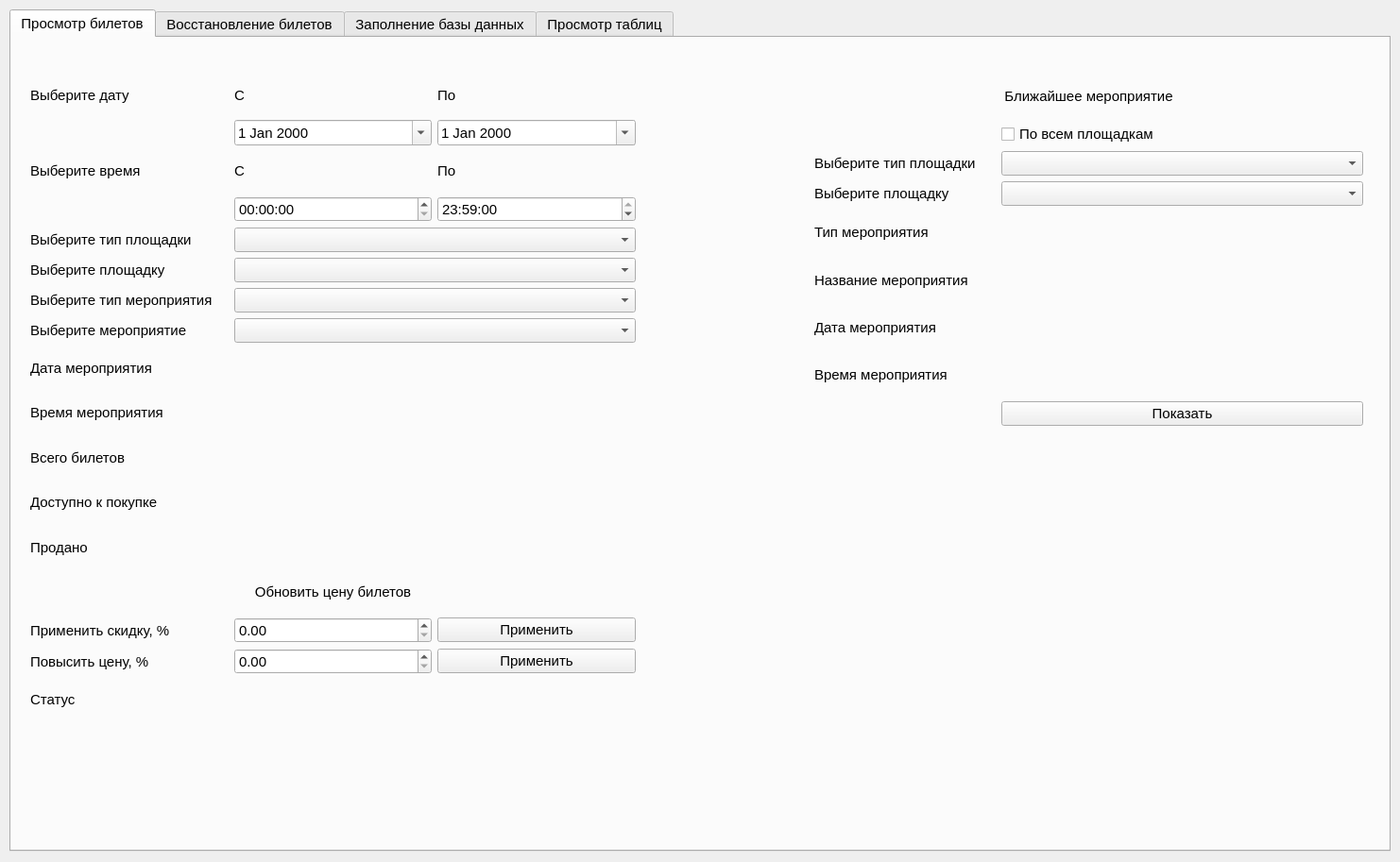
<?xml version="1.0" encoding="UTF-8"?>
<ui version="4.0">
 <class>MainWindow</class>
 <widget class="QMainWindow" name="MainWindow">
  <property name="geometry">
   <rect>
    <x>0</x>
    <y>0</y>
    <width>1482</width>
    <height>913</height>
   </rect>
  </property>
  <property name="minimumSize">
   <size>
    <width>1482</width>
    <height>872</height>
   </size>
  </property>
  <property name="windowTitle">
   <string>Билетное Агенство &quot;Кузница&quot;</string>
  </property>
  <widget class="QWidget" name="centralwidget">
   <widget class="QTabWidget" name="toolsChoice">
    <property name="geometry">
     <rect>
      <x>10</x>
      <y>10</y>
      <width>1462</width>
      <height>892</height>
     </rect>
    </property>
    <property name="font">
     <font>
      <pointsize>11</pointsize>
     </font>
    </property>
    <property name="currentIndex">
     <number>0</number>
    </property>
    <widget class="QWidget" name="ticketsViewTool">
     <attribute name="title">
      <string>Просмотр билетов</string>
     </attribute>
     <widget class="QWidget" name="gridLayoutWidget">
      <property name="geometry">
       <rect>
        <x>20</x>
        <y>40</y>
        <width>641</width>
        <height>681</height>
       </rect>
      </property>
      <layout class="QGridLayout" name="eventChooser">
       <item row="2" column="0">
        <widget class="QLabel" name="label_10">
         <property name="font">
          <font>
           <pointsize>11</pointsize>
          </font>
         </property>
         <property name="text">
          <string>Выберите время</string>
         </property>
        </widget>
       </item>
       <item row="6" column="1" colspan="2">
        <widget class="QComboBox" name="eventTypeChoice">
         <property name="font">
          <font>
           <pointsize>11</pointsize>
          </font>
         </property>
        </widget>
       </item>
       <item row="8" column="1" colspan="2">
        <widget class="QLabel" name="eventDate">
         <property name="font">
          <font>
           <pointsize>11</pointsize>
          </font>
         </property>
         <property name="text">
          <string/>
         </property>
        </widget>
       </item>
       <item row="10" column="1" colspan="2">
        <widget class="QLabel" name="allTicketsCount">
         <property name="font">
          <font>
           <pointsize>11</pointsize>
          </font>
         </property>
         <property name="text">
          <string/>
         </property>
        </widget>
       </item>
       <item row="7" column="0">
        <widget class="QLabel" name="label">
         <property name="font">
          <font>
           <pointsize>11</pointsize>
          </font>
         </property>
         <property name="text">
          <string>Выберите мероприятие</string>
         </property>
        </widget>
       </item>
       <item row="15" column="2">
        <widget class="QPushButton" name="priceIncreaseButton">
         <property name="text">
          <string>Применить</string>
         </property>
        </widget>
       </item>
       <item row="2" column="1">
        <widget class="QLabel" name="label_11">
         <property name="font">
          <font>
           <pointsize>11</pointsize>
          </font>
         </property>
         <property name="text">
          <string>С</string>
         </property>
        </widget>
       </item>
       <item row="6" column="0">
        <widget class="QLabel" name="label_14">
         <property name="font">
          <font>
           <pointsize>11</pointsize>
          </font>
         </property>
         <property name="text">
          <string>Выберите тип мероприятия</string>
         </property>
        </widget>
       </item>
       <item row="0" column="2">
        <widget class="QLabel" name="label_16">
         <property name="font">
          <font>
           <pointsize>11</pointsize>
          </font>
         </property>
         <property name="text">
          <string>По</string>
         </property>
        </widget>
       </item>
       <item row="13" column="0" colspan="3">
        <widget class="QLabel" name="label_43">
         <property name="font">
          <font>
           <pointsize>11</pointsize>
          </font>
         </property>
         <property name="text">
          <string>Обновить цену билетов</string>
         </property>
         <property name="alignment">
          <set>Qt::AlignCenter</set>
         </property>
        </widget>
       </item>
       <item row="9" column="1" colspan="2">
        <widget class="QLabel" name="eventTime">
         <property name="font">
          <font>
           <pointsize>11</pointsize>
          </font>
         </property>
         <property name="text">
          <string/>
         </property>
        </widget>
       </item>
       <item row="3" column="1">
        <widget class="QTimeEdit" name="timeFrom">
         <property name="font">
          <font>
           <pointsize>11</pointsize>
          </font>
         </property>
         <property name="keyboardTracking">
          <bool>false</bool>
         </property>
         <property name="currentSection">
          <enum>QDateTimeEdit::MinuteSection</enum>
         </property>
         <property name="calendarPopup">
          <bool>false</bool>
         </property>
        </widget>
       </item>
       <item row="4" column="1" colspan="2">
        <widget class="QComboBox" name="eventSiteTypeChoice">
         <property name="font">
          <font>
           <pointsize>11</pointsize>
          </font>
         </property>
        </widget>
       </item>
       <item row="1" column="1">
        <widget class="QDateEdit" name="dateFrom">
         <property name="font">
          <font>
           <pointsize>11</pointsize>
          </font>
         </property>
         <property name="alignment">
          <set>Qt::AlignJustify|Qt::AlignVCenter</set>
         </property>
         <property name="calendarPopup">
          <bool>true</bool>
         </property>
         <property name="currentSectionIndex">
          <number>0</number>
         </property>
        </widget>
       </item>
       <item row="8" column="0">
        <widget class="QLabel" name="label_18">
         <property name="font">
          <font>
           <pointsize>11</pointsize>
          </font>
         </property>
         <property name="text">
          <string>Дата мероприятия</string>
         </property>
        </widget>
       </item>
       <item row="14" column="1">
        <widget class="QDoubleSpinBox" name="discountPercentage">
         <property name="font">
          <font>
           <pointsize>11</pointsize>
          </font>
         </property>
         <property name="maximum">
          <double>1000.990000000000009</double>
         </property>
         <property name="singleStep">
          <double>0.500000000000000</double>
         </property>
        </widget>
       </item>
       <item row="15" column="1">
        <widget class="QDoubleSpinBox" name="increasePercentage">
         <property name="maximum">
          <double>1000.990000000000009</double>
         </property>
         <property name="singleStep">
          <double>0.500000000000000</double>
         </property>
        </widget>
       </item>
       <item row="4" column="0">
        <widget class="QLabel" name="label_17">
         <property name="font">
          <font>
           <pointsize>11</pointsize>
          </font>
         </property>
         <property name="text">
          <string>Выберите тип площадки</string>
         </property>
        </widget>
       </item>
       <item row="2" column="2">
        <widget class="QLabel" name="label_12">
         <property name="font">
          <font>
           <pointsize>11</pointsize>
          </font>
         </property>
         <property name="text">
          <string>По</string>
         </property>
        </widget>
       </item>
       <item row="1" column="2">
        <widget class="QDateEdit" name="dateTo">
         <property name="font">
          <font>
           <pointsize>11</pointsize>
          </font>
         </property>
         <property name="calendarPopup">
          <bool>true</bool>
         </property>
        </widget>
       </item>
       <item row="9" column="0">
        <widget class="QLabel" name="label_19">
         <property name="font">
          <font>
           <pointsize>11</pointsize>
          </font>
         </property>
         <property name="text">
          <string>Время мероприятия</string>
         </property>
        </widget>
       </item>
       <item row="11" column="0">
        <widget class="QLabel" name="label_6">
         <property name="font">
          <font>
           <pointsize>11</pointsize>
          </font>
         </property>
         <property name="text">
          <string>Доступно к покупке</string>
         </property>
        </widget>
       </item>
       <item row="14" column="0">
        <widget class="QLabel" name="label_42">
         <property name="font">
          <font>
           <pointsize>11</pointsize>
          </font>
         </property>
         <property name="text">
          <string>Применить скидку, %</string>
         </property>
        </widget>
       </item>
       <item row="10" column="0">
        <widget class="QLabel" name="label_3">
         <property name="font">
          <font>
           <pointsize>11</pointsize>
          </font>
         </property>
         <property name="text">
          <string>Всего билетов</string>
         </property>
        </widget>
       </item>
       <item row="12" column="1" colspan="2">
        <widget class="QLabel" name="soldTicketsCount">
         <property name="font">
          <font>
           <pointsize>11</pointsize>
          </font>
         </property>
         <property name="text">
          <string/>
         </property>
        </widget>
       </item>
       <item row="12" column="0">
        <widget class="QLabel" name="label_7">
         <property name="font">
          <font>
           <pointsize>11</pointsize>
          </font>
         </property>
         <property name="text">
          <string>Продано</string>
         </property>
        </widget>
       </item>
       <item row="15" column="0">
        <widget class="QLabel" name="label_44">
         <property name="text">
          <string>Повысить цену, %</string>
         </property>
        </widget>
       </item>
       <item row="11" column="1" colspan="2">
        <widget class="QLabel" name="availableTicketsCount">
         <property name="font">
          <font>
           <pointsize>11</pointsize>
          </font>
         </property>
         <property name="text">
          <string/>
         </property>
        </widget>
       </item>
       <item row="0" column="1">
        <widget class="QLabel" name="label_15">
         <property name="font">
          <font>
           <pointsize>11</pointsize>
          </font>
         </property>
         <property name="text">
          <string>С</string>
         </property>
        </widget>
       </item>
       <item row="5" column="0">
        <widget class="QLabel" name="label_2">
         <property name="font">
          <font>
           <pointsize>11</pointsize>
          </font>
         </property>
         <property name="text">
          <string>Выберите площадку</string>
         </property>
        </widget>
       </item>
       <item row="0" column="0">
        <widget class="QLabel" name="label_9">
         <property name="font">
          <font>
           <pointsize>11</pointsize>
          </font>
         </property>
         <property name="text">
          <string>Выберите дату</string>
         </property>
        </widget>
       </item>
       <item row="5" column="1" colspan="2">
        <widget class="QComboBox" name="eventSiteChoice">
         <property name="font">
          <font>
           <pointsize>11</pointsize>
          </font>
         </property>
        </widget>
       </item>
       <item row="3" column="2">
        <widget class="QTimeEdit" name="timeTo">
         <property name="font">
          <font>
           <pointsize>11</pointsize>
          </font>
         </property>
         <property name="dateTime">
          <datetime>
           <hour>23</hour>
           <minute>59</minute>
           <second>0</second>
           <year>2000</year>
           <month>1</month>
           <day>1</day>
          </datetime>
         </property>
         <property name="currentSection">
          <enum>QDateTimeEdit::MinuteSection</enum>
         </property>
        </widget>
       </item>
       <item row="7" column="1" colspan="2">
        <widget class="QComboBox" name="eventChoice">
         <property name="font">
          <font>
           <pointsize>11</pointsize>
          </font>
         </property>
        </widget>
       </item>
       <item row="14" column="2">
        <widget class="QPushButton" name="applyDiscountButton">
         <property name="font">
          <font>
           <pointsize>11</pointsize>
          </font>
         </property>
         <property name="text">
          <string>Применить</string>
         </property>
        </widget>
       </item>
       <item row="16" column="0">
        <widget class="QLabel" name="label_57">
         <property name="font">
          <font>
           <pointsize>11</pointsize>
          </font>
         </property>
         <property name="text">
          <string>Статус</string>
         </property>
        </widget>
       </item>
       <item row="16" column="1" colspan="2">
        <widget class="QLabel" name="priceUpdateStatus">
         <property name="font">
          <font>
           <pointsize>11</pointsize>
          </font>
         </property>
         <property name="text">
          <string/>
         </property>
        </widget>
       </item>
      </layout>
     </widget>
     <widget class="QWidget" name="gridLayoutWidget_6">
      <property name="geometry">
       <rect>
        <x>850</x>
        <y>40</y>
        <width>581</width>
        <height>371</height>
       </rect>
      </property>
      <layout class="QGridLayout" name="nearestEvent">
       <item row="6" column="0">
        <widget class="QLabel" name="label_55">
         <property name="font">
          <font>
           <pointsize>11</pointsize>
          </font>
         </property>
         <property name="text">
          <string>Дата мероприятия</string>
         </property>
        </widget>
       </item>
       <item row="3" column="0">
        <widget class="QLabel" name="label_47">
         <property name="font">
          <font>
           <pointsize>11</pointsize>
          </font>
         </property>
         <property name="text">
          <string>Выберите площадку</string>
         </property>
        </widget>
       </item>
       <item row="5" column="0">
        <widget class="QLabel" name="label_48">
         <property name="font">
          <font>
           <pointsize>11</pointsize>
          </font>
         </property>
         <property name="text">
          <string>Название мероприятия</string>
         </property>
        </widget>
       </item>
       <item row="2" column="0">
        <widget class="QLabel" name="label_46">
         <property name="font">
          <font>
           <pointsize>11</pointsize>
          </font>
         </property>
         <property name="text">
          <string>Выберите тип площадки</string>
         </property>
        </widget>
       </item>
       <item row="4" column="0">
        <widget class="QLabel" name="label_54">
         <property name="font">
          <font>
           <pointsize>11</pointsize>
          </font>
         </property>
         <property name="text">
          <string>Тип мероприятия</string>
         </property>
        </widget>
       </item>
       <item row="7" column="0">
        <widget class="QLabel" name="label_50">
         <property name="font">
          <font>
           <pointsize>11</pointsize>
          </font>
         </property>
         <property name="text">
          <string>Время мероприятия</string>
         </property>
        </widget>
       </item>
       <item row="2" column="1" colspan="2">
        <widget class="QComboBox" name="eventSiteTypeNearest">
         <property name="font">
          <font>
           <pointsize>11</pointsize>
          </font>
         </property>
        </widget>
       </item>
       <item row="3" column="1" colspan="2">
        <widget class="QComboBox" name="eventSiteNearest">
         <property name="font">
          <font>
           <pointsize>11</pointsize>
          </font>
         </property>
        </widget>
       </item>
       <item row="8" column="1" colspan="2">
        <widget class="QPushButton" name="showNearestEventButton">
         <property name="font">
          <font>
           <pointsize>11</pointsize>
          </font>
         </property>
         <property name="text">
          <string>Показать</string>
         </property>
        </widget>
       </item>
       <item row="7" column="1" colspan="2">
        <widget class="QLabel" name="eventTimeNearest">
         <property name="font">
          <font>
           <pointsize>11</pointsize>
          </font>
         </property>
         <property name="text">
          <string/>
         </property>
        </widget>
       </item>
       <item row="6" column="1" colspan="2">
        <widget class="QLabel" name="eventDateNearest">
         <property name="font">
          <font>
           <pointsize>11</pointsize>
          </font>
         </property>
         <property name="text">
          <string/>
         </property>
        </widget>
       </item>
       <item row="5" column="1" colspan="2">
        <widget class="QLabel" name="eventNameNearest">
         <property name="font">
          <font>
           <pointsize>11</pointsize>
          </font>
         </property>
         <property name="text">
          <string/>
         </property>
        </widget>
       </item>
       <item row="4" column="1" colspan="2">
        <widget class="QLabel" name="eventTypeNearest">
         <property name="font">
          <font>
           <pointsize>11</pointsize>
          </font>
         </property>
         <property name="text">
          <string/>
         </property>
        </widget>
       </item>
       <item row="1" column="1" colspan="2">
        <widget class="QCheckBox" name="allEventSitesBox">
         <property name="font">
          <font>
           <pointsize>11</pointsize>
          </font>
         </property>
         <property name="text">
          <string>По всем площадкам</string>
         </property>
        </widget>
       </item>
       <item row="0" column="0" colspan="3">
        <widget class="QLabel" name="label_45">
         <property name="font">
          <font>
           <pointsize>11</pointsize>
          </font>
         </property>
         <property name="text">
          <string>Ближайшее мероприятие</string>
         </property>
         <property name="alignment">
          <set>Qt::AlignCenter</set>
         </property>
        </widget>
       </item>
      </layout>
     </widget>
    </widget>
    <widget class="QWidget" name="ticketRecovery">
     <attribute name="title">
      <string>Восстановление билетов</string>
     </attribute>
     <widget class="QWidget" name="gridLayoutWidget_7">
      <property name="geometry">
       <rect>
        <x>30</x>
        <y>20</y>
        <width>411</width>
        <height>421</height>
       </rect>
      </property>
      <layout class="QGridLayout" name="opdersSearch">
       <item row="0" column="0" colspan="2">
        <widget class="QLabel" name="label_49">
         <property name="font">
          <font>
           <pointsize>11</pointsize>
          </font>
         </property>
         <property name="text">
          <string>Поиск заказов клиента</string>
         </property>
         <property name="alignment">
          <set>Qt::AlignCenter</set>
         </property>
        </widget>
       </item>
       <item row="5" column="0" colspan="2">
        <widget class="QListWidget" name="ordersList">
         <property name="font">
          <font>
           <pointsize>11</pointsize>
          </font>
         </property>
        </widget>
       </item>
       <item row="4" column="0" colspan="2">
        <widget class="QLabel" name="label_51">
         <property name="font">
          <font>
           <pointsize>11</pointsize>
          </font>
         </property>
         <property name="text">
          <string>Список заказов</string>
         </property>
         <property name="alignment">
          <set>Qt::AlignCenter</set>
         </property>
        </widget>
       </item>
       <item row="2" column="0" colspan="2">
        <widget class="QPushButton" name="findOrdersButton">
         <property name="font">
          <font>
           <pointsize>11</pointsize>
          </font>
         </property>
         <property name="text">
          <string>Найти</string>
         </property>
        </widget>
       </item>
       <item row="1" column="0" colspan="2">
        <widget class="QLineEdit" name="emailFindOrders">
         <property name="font">
          <font>
           <pointsize>11</pointsize>
          </font>
         </property>
         <property name="placeholderText">
          <string>E-mail</string>
         </property>
         <property name="clearButtonEnabled">
          <bool>true</bool>
         </property>
        </widget>
       </item>
       <item row="3" column="0">
        <widget class="QLabel" name="label_56">
         <property name="font">
          <font>
           <pointsize>11</pointsize>
          </font>
         </property>
         <property name="text">
          <string>Статус</string>
         </property>
        </widget>
       </item>
       <item row="3" column="1">
        <widget class="QLabel" name="orderSearchStatus">
         <property name="font">
          <font>
           <pointsize>11</pointsize>
          </font>
         </property>
         <property name="text">
          <string/>
         </property>
        </widget>
       </item>
      </layout>
     </widget>
     <widget class="QWidget" name="gridLayoutWidget_8">
      <property name="geometry">
       <rect>
        <x>610</x>
        <y>20</y>
        <width>821</width>
        <height>521</height>
       </rect>
      </property>
      <layout class="QGridLayout" name="ticketsListRecovery_2">
       <item row="0" column="0">
        <widget class="QLabel" name="label_52">
         <property name="font">
          <font>
           <pointsize>11</pointsize>
          </font>
         </property>
         <property name="text">
          <string>Список билетов в заказе</string>
         </property>
         <property name="alignment">
          <set>Qt::AlignCenter</set>
         </property>
        </widget>
       </item>
       <item row="1" column="0">
        <widget class="QTableWidget" name="ticketsListRecovery">
         <property name="font">
          <font>
           <pointsize>11</pointsize>
          </font>
         </property>
         <property name="rowCount">
          <number>0</number>
         </property>
         <property name="columnCount">
          <number>8</number>
         </property>
         <column>
          <property name="text">
           <string>Тип</string>
          </property>
         </column>
         <column>
          <property name="text">
           <string>Название</string>
          </property>
         </column>
         <column>
          <property name="text">
           <string>Площадка</string>
          </property>
         </column>
         <column>
          <property name="text">
           <string>Дата</string>
          </property>
         </column>
         <column>
          <property name="text">
           <string>Время</string>
          </property>
         </column>
         <column>
          <property name="text">
           <string>Ряд</string>
          </property>
         </column>
         <column>
          <property name="text">
           <string>Место</string>
          </property>
         </column>
         <column>
          <property name="text">
           <string>Цена</string>
          </property>
         </column>
        </widget>
       </item>
      </layout>
     </widget>
     <widget class="QWidget" name="gridLayoutWidget_9">
      <property name="geometry">
       <rect>
        <x>30</x>
        <y>470</y>
        <width>411</width>
        <height>361</height>
       </rect>
      </property>
      <layout class="QGridLayout" name="ticketsToRecovery">
       <item row="1" column="0">
        <widget class="QListWidget" name="ticketsToRecoveryList">
         <property name="font">
          <font>
           <pointsize>11</pointsize>
          </font>
         </property>
        </widget>
       </item>
       <item row="0" column="0">
        <widget class="QLabel" name="label_53">
         <property name="font">
          <font>
           <pointsize>11</pointsize>
          </font>
         </property>
         <property name="text">
          <string>Билеты для восстановления</string>
         </property>
         <property name="alignment">
          <set>Qt::AlignCenter</set>
         </property>
        </widget>
       </item>
       <item row="2" column="0">
        <widget class="QPushButton" name="ticketsRecoveryButton">
         <property name="text">
          <string>Восстановить</string>
         </property>
        </widget>
       </item>
      </layout>
     </widget>
    </widget>
    <widget class="QWidget" name="addTools">
     <attribute name="title">
      <string>Заполнение базы данных</string>
     </attribute>
     <widget class="QWidget" name="gridLayoutWidget_4">
      <property name="geometry">
       <rect>
        <x>10</x>
        <y>250</y>
        <width>661</width>
        <height>321</height>
       </rect>
      </property>
      <layout class="QGridLayout" name="addEvent" rowstretch="0,0,0,0,0,0,0,0">
       <item row="1" column="3" colspan="2">
        <widget class="QComboBox" name="eventSiteTypeChoiceTool">
         <property name="font">
          <font>
           <pointsize>11</pointsize>
          </font>
         </property>
        </widget>
       </item>
       <item row="2" column="1" colspan="2">
        <widget class="QLabel" name="label_24">
         <property name="font">
          <font>
           <pointsize>11</pointsize>
          </font>
         </property>
         <property name="text">
          <string>Выберите площадку</string>
         </property>
        </widget>
       </item>
       <item row="3" column="1" colspan="2">
        <widget class="QLabel" name="label_20">
         <property name="font">
          <font>
           <pointsize>11</pointsize>
          </font>
         </property>
         <property name="text">
          <string>Выберите тип мероприятия</string>
         </property>
        </widget>
       </item>
       <item row="2" column="3" colspan="2">
        <widget class="QComboBox" name="eventSiteChoiceTool">
         <property name="font">
          <font>
           <pointsize>11</pointsize>
          </font>
         </property>
        </widget>
       </item>
       <item row="5" column="3">
        <widget class="QLabel" name="label_27">
         <property name="font">
          <font>
           <pointsize>11</pointsize>
          </font>
         </property>
         <property name="text">
          <string>Время</string>
         </property>
        </widget>
       </item>
       <item row="5" column="2">
        <widget class="QDateEdit" name="eventDateChoice">
         <property name="font">
          <font>
           <pointsize>11</pointsize>
          </font>
         </property>
         <property name="calendarPopup">
          <bool>true</bool>
         </property>
        </widget>
       </item>
       <item row="6" column="1" colspan="4">
        <widget class="QPushButton" name="addEventButton">
         <property name="enabled">
          <bool>false</bool>
         </property>
         <property name="font">
          <font>
           <pointsize>11</pointsize>
          </font>
         </property>
         <property name="text">
          <string>Добавить</string>
         </property>
        </widget>
       </item>
       <item row="0" column="1" colspan="4">
        <widget class="QLabel" name="label_8">
         <property name="font">
          <font>
           <pointsize>11</pointsize>
          </font>
         </property>
         <property name="text">
          <string>Добавить мероприятие</string>
         </property>
         <property name="alignment">
          <set>Qt::AlignCenter</set>
         </property>
        </widget>
       </item>
       <item row="1" column="1" colspan="2">
        <widget class="QLabel" name="label_29">
         <property name="font">
          <font>
           <pointsize>11</pointsize>
          </font>
         </property>
         <property name="text">
          <string>Выберите тип площадки</string>
         </property>
        </widget>
       </item>
       <item row="3" column="3" colspan="2">
        <widget class="QComboBox" name="eventTypeChoiceTool">
         <property name="font">
          <font>
           <pointsize>11</pointsize>
          </font>
         </property>
        </widget>
       </item>
       <item row="5" column="1">
        <widget class="QLabel" name="label_26">
         <property name="font">
          <font>
           <pointsize>11</pointsize>
          </font>
         </property>
         <property name="text">
          <string>Дата</string>
         </property>
        </widget>
       </item>
       <item row="5" column="4">
        <widget class="QTimeEdit" name="eventTimeChoice">
         <property name="font">
          <font>
           <pointsize>11</pointsize>
          </font>
         </property>
        </widget>
       </item>
       <item row="4" column="1" colspan="4">
        <widget class="QLineEdit" name="eventName">
         <property name="font">
          <font>
           <pointsize>11</pointsize>
          </font>
         </property>
         <property name="inputMethodHints">
          <set>Qt::ImhNone</set>
         </property>
         <property name="placeholderText">
          <string>Название мероприятия</string>
         </property>
         <property name="clearButtonEnabled">
          <bool>true</bool>
         </property>
        </widget>
       </item>
       <item row="7" column="1" colspan="2">
        <widget class="QLabel" name="label_40">
         <property name="font">
          <font>
           <pointsize>11</pointsize>
          </font>
         </property>
         <property name="text">
          <string>Статус</string>
         </property>
        </widget>
       </item>
       <item row="7" column="3" colspan="2">
        <widget class="QLabel" name="addEventStatus">
         <property name="font">
          <font>
           <pointsize>11</pointsize>
          </font>
         </property>
         <property name="text">
          <string/>
         </property>
        </widget>
       </item>
      </layout>
     </widget>
     <widget class="QWidget" name="gridLayoutWidget_3">
      <property name="geometry">
       <rect>
        <x>10</x>
        <y>10</y>
        <width>661</width>
        <height>221</height>
       </rect>
      </property>
      <layout class="QGridLayout" name="addEventSite">
       <item row="1" column="1">
        <widget class="QLabel" name="label_13">
         <property name="font">
          <font>
           <pointsize>11</pointsize>
          </font>
         </property>
         <property name="text">
          <string>Выберите тип площадки</string>
         </property>
        </widget>
       </item>
       <item row="3" column="1" colspan="2">
        <widget class="QPushButton" name="addEventSiteButton">
         <property name="enabled">
          <bool>false</bool>
         </property>
         <property name="font">
          <font>
           <pointsize>11</pointsize>
          </font>
         </property>
         <property name="text">
          <string>Добавить</string>
         </property>
        </widget>
       </item>
       <item row="1" column="2">
        <widget class="QComboBox" name="eventSiteType">
         <property name="font">
          <font>
           <pointsize>11</pointsize>
          </font>
         </property>
        </widget>
       </item>
       <item row="2" column="1" colspan="2">
        <widget class="QLineEdit" name="eventSiteName">
         <property name="enabled">
          <bool>true</bool>
         </property>
         <property name="font">
          <font>
           <pointsize>11</pointsize>
          </font>
         </property>
         <property name="frame">
          <bool>true</bool>
         </property>
         <property name="dragEnabled">
          <bool>false</bool>
         </property>
         <property name="readOnly">
          <bool>false</bool>
         </property>
         <property name="placeholderText">
          <string>Название площадки</string>
         </property>
         <property name="clearButtonEnabled">
          <bool>true</bool>
         </property>
        </widget>
       </item>
       <item row="0" column="1" colspan="2">
        <widget class="QLabel" name="label_5">
         <property name="font">
          <font>
           <pointsize>11</pointsize>
          </font>
         </property>
         <property name="text">
          <string>Добавить площадку</string>
         </property>
         <property name="alignment">
          <set>Qt::AlignCenter</set>
         </property>
        </widget>
       </item>
       <item row="4" column="1">
        <widget class="QLabel" name="label_39">
         <property name="font">
          <font>
           <pointsize>11</pointsize>
          </font>
         </property>
         <property name="text">
          <string>Статус</string>
         </property>
        </widget>
       </item>
       <item row="4" column="2">
        <widget class="QLabel" name="addEventSiteStatus">
         <property name="font">
          <font>
           <pointsize>11</pointsize>
          </font>
         </property>
         <property name="text">
          <string/>
         </property>
        </widget>
       </item>
      </layout>
     </widget>
     <widget class="QWidget" name="gridLayoutWidget_5">
      <property name="geometry">
       <rect>
        <x>720</x>
        <y>10</y>
        <width>721</width>
        <height>561</height>
       </rect>
      </property>
      <layout class="QGridLayout" name="addTickets">
       <item row="5" column="1">
        <widget class="QLabel" name="label_25">
         <property name="font">
          <font>
           <pointsize>11</pointsize>
          </font>
         </property>
         <property name="text">
          <string>Количество рядов</string>
         </property>
        </widget>
       </item>
       <item row="2" column="3" colspan="2">
        <widget class="QComboBox" name="eventSiteTicket">
         <property name="font">
          <font>
           <pointsize>11</pointsize>
          </font>
         </property>
        </widget>
       </item>
       <item row="7" column="2">
        <widget class="QDoubleSpinBox" name="firstCategoryPrice">
         <property name="font">
          <font>
           <pointsize>11</pointsize>
          </font>
         </property>
         <property name="maximum">
          <double>1099.990000000000009</double>
         </property>
         <property name="singleStep">
          <double>0.500000000000000</double>
         </property>
        </widget>
       </item>
       <item row="8" column="4">
        <widget class="QSpinBox" name="secondCategoryTo">
         <property name="font">
          <font>
           <pointsize>11</pointsize>
          </font>
         </property>
        </widget>
       </item>
       <item row="5" column="2">
        <widget class="QSpinBox" name="rowsCount">
         <property name="font">
          <font>
           <pointsize>11</pointsize>
          </font>
         </property>
         <property name="minimum">
          <number>1</number>
         </property>
         <property name="maximum">
          <number>1000</number>
         </property>
        </widget>
       </item>
       <item row="9" column="2">
        <widget class="QDoubleSpinBox" name="thirdCategoryPrice">
         <property name="font">
          <font>
           <pointsize>11</pointsize>
          </font>
         </property>
         <property name="maximum">
          <double>1099.990000000000009</double>
         </property>
         <property name="singleStep">
          <double>0.500000000000000</double>
         </property>
        </widget>
       </item>
       <item row="6" column="2">
        <widget class="QLabel" name="label_38">
         <property name="font">
          <font>
           <pointsize>11</pointsize>
          </font>
         </property>
         <property name="text">
          <string>Цена</string>
         </property>
        </widget>
       </item>
       <item row="7" column="3">
        <widget class="QSpinBox" name="firstCategoryFrom">
         <property name="font">
          <font>
           <pointsize>11</pointsize>
          </font>
         </property>
        </widget>
       </item>
       <item row="10" column="1" colspan="4">
        <widget class="QPushButton" name="addTicketsButton">
         <property name="enabled">
          <bool>false</bool>
         </property>
         <property name="font">
          <font>
           <pointsize>11</pointsize>
          </font>
         </property>
         <property name="text">
          <string>Добавить</string>
         </property>
        </widget>
       </item>
       <item row="1" column="1" colspan="2">
        <widget class="QLabel" name="label_30">
         <property name="font">
          <font>
           <pointsize>11</pointsize>
          </font>
         </property>
         <property name="text">
          <string>Выберите тип площадки</string>
         </property>
        </widget>
       </item>
       <item row="9" column="4">
        <widget class="QSpinBox" name="thirdCategoryTo">
         <property name="font">
          <font>
           <pointsize>11</pointsize>
          </font>
         </property>
        </widget>
       </item>
       <item row="2" column="1" colspan="2">
        <widget class="QLabel" name="label_22">
         <property name="font">
          <font>
           <pointsize>11</pointsize>
          </font>
         </property>
         <property name="text">
          <string>Выберите площадку</string>
         </property>
        </widget>
       </item>
       <item row="8" column="3">
        <widget class="QSpinBox" name="secondCategoryFrom">
         <property name="font">
          <font>
           <pointsize>11</pointsize>
          </font>
         </property>
        </widget>
       </item>
       <item row="0" column="1" colspan="4">
        <widget class="QLabel" name="label_21">
         <property name="font">
          <font>
           <pointsize>11</pointsize>
          </font>
         </property>
         <property name="text">
          <string>Добавить билеты</string>
         </property>
         <property name="alignment">
          <set>Qt::AlignCenter</set>
         </property>
        </widget>
       </item>
       <item row="4" column="1" colspan="2">
        <widget class="QLabel" name="label_31">
         <property name="font">
          <font>
           <pointsize>11</pointsize>
          </font>
         </property>
         <property name="text">
          <string>Выберите мероприятие</string>
         </property>
        </widget>
       </item>
       <item row="4" column="3" colspan="2">
        <widget class="QComboBox" name="eventTicket">
         <property name="font">
          <font>
           <pointsize>11</pointsize>
          </font>
         </property>
        </widget>
       </item>
       <item row="6" column="4">
        <widget class="QLabel" name="label_34">
         <property name="font">
          <font>
           <pointsize>11</pointsize>
          </font>
         </property>
         <property name="text">
          <string>По</string>
         </property>
        </widget>
       </item>
       <item row="9" column="3">
        <widget class="QSpinBox" name="thirdCategoryFrom">
         <property name="font">
          <font>
           <pointsize>11</pointsize>
          </font>
         </property>
        </widget>
       </item>
       <item row="6" column="3">
        <widget class="QLabel" name="label_33">
         <property name="font">
          <font>
           <pointsize>11</pointsize>
          </font>
         </property>
         <property name="text">
          <string>С</string>
         </property>
        </widget>
       </item>
       <item row="6" column="1">
        <widget class="QLabel" name="label_32">
         <property name="font">
          <font>
           <pointsize>11</pointsize>
           <strikeout>false</strikeout>
          </font>
         </property>
         <property name="autoFillBackground">
          <bool>false</bool>
         </property>
         <property name="text">
          <string>Категории билетов по рядам</string>
         </property>
         <property name="scaledContents">
          <bool>false</bool>
         </property>
        </widget>
       </item>
       <item row="5" column="3">
        <widget class="QLabel" name="label_23">
         <property name="font">
          <font>
           <pointsize>11</pointsize>
          </font>
         </property>
         <property name="text">
          <string>Количество мест</string>
         </property>
        </widget>
       </item>
       <item row="8" column="2">
        <widget class="QDoubleSpinBox" name="secondCategoryPrice">
         <property name="font">
          <font>
           <pointsize>11</pointsize>
          </font>
         </property>
         <property name="maximum">
          <double>1099.990000000000009</double>
         </property>
         <property name="singleStep">
          <double>0.500000000000000</double>
         </property>
        </widget>
       </item>
       <item row="1" column="3" colspan="2">
        <widget class="QComboBox" name="eventSiteTypeTicket">
         <property name="font">
          <font>
           <pointsize>11</pointsize>
          </font>
         </property>
        </widget>
       </item>
       <item row="9" column="1">
        <widget class="QLabel" name="label_37">
         <property name="font">
          <font>
           <pointsize>11</pointsize>
          </font>
         </property>
         <property name="text">
          <string>Третья категория</string>
         </property>
        </widget>
       </item>
       <item row="3" column="3" colspan="2">
        <widget class="QComboBox" name="eventTypeTicket">
         <property name="font">
          <font>
           <pointsize>11</pointsize>
          </font>
         </property>
        </widget>
       </item>
       <item row="8" column="1">
        <widget class="QLabel" name="label_36">
         <property name="font">
          <font>
           <pointsize>11</pointsize>
          </font>
         </property>
         <property name="text">
          <string>Вторая категория</string>
         </property>
        </widget>
       </item>
       <item row="5" column="4">
        <widget class="QSpinBox" name="placesCount">
         <property name="font">
          <font>
           <pointsize>11</pointsize>
          </font>
         </property>
         <property name="minimum">
          <number>1</number>
         </property>
         <property name="maximum">
          <number>1000</number>
         </property>
        </widget>
       </item>
       <item row="7" column="1">
        <widget class="QLabel" name="label_35">
         <property name="font">
          <font>
           <pointsize>11</pointsize>
          </font>
         </property>
         <property name="text">
          <string>Первая категория</string>
         </property>
        </widget>
       </item>
       <item row="7" column="4">
        <widget class="QSpinBox" name="firstCategoryTo">
         <property name="font">
          <font>
           <pointsize>11</pointsize>
          </font>
         </property>
        </widget>
       </item>
       <item row="3" column="1" colspan="2">
        <widget class="QLabel" name="label_28">
         <property name="font">
          <font>
           <pointsize>11</pointsize>
          </font>
         </property>
         <property name="text">
          <string>Выберите тип мероприятия</string>
         </property>
        </widget>
       </item>
       <item row="11" column="1" colspan="2">
        <widget class="QLabel" name="label_41">
         <property name="font">
          <font>
           <pointsize>11</pointsize>
          </font>
         </property>
         <property name="text">
          <string>Статус</string>
         </property>
        </widget>
       </item>
       <item row="11" column="3" colspan="2">
        <widget class="QLabel" name="addTicketsStatus">
         <property name="font">
          <font>
           <pointsize>11</pointsize>
          </font>
         </property>
         <property name="text">
          <string/>
         </property>
        </widget>
       </item>
      </layout>
     </widget>
    </widget>
    <widget class="QWidget" name="tablesViewTool">
     <attribute name="title">
      <string>Просмотр таблиц</string>
     </attribute>
     <widget class="QWidget" name="gridLayoutWidget_2">
      <property name="geometry">
       <rect>
        <x>10</x>
        <y>10</y>
        <width>1431</width>
        <height>841</height>
       </rect>
      </property>
      <layout class="QGridLayout" name="choiceTables">
       <item row="0" column="0">
        <widget class="QLabel" name="label_4">
         <property name="font">
          <font>
           <pointsize>11</pointsize>
          </font>
         </property>
         <property name="text">
          <string>Выберите таблицу</string>
         </property>
        </widget>
       </item>
       <item row="0" column="1">
        <widget class="QComboBox" name="choiceTable">
         <property name="font">
          <font>
           <pointsize>11</pointsize>
          </font>
         </property>
        </widget>
       </item>
       <item row="1" column="0" colspan="2">
        <widget class="QTableWidget" name="viewTable"/>
       </item>
      </layout>
     </widget>
    </widget>
   </widget>
  </widget>
 </widget>
 <resources/>
 <connections/>
</ui>
